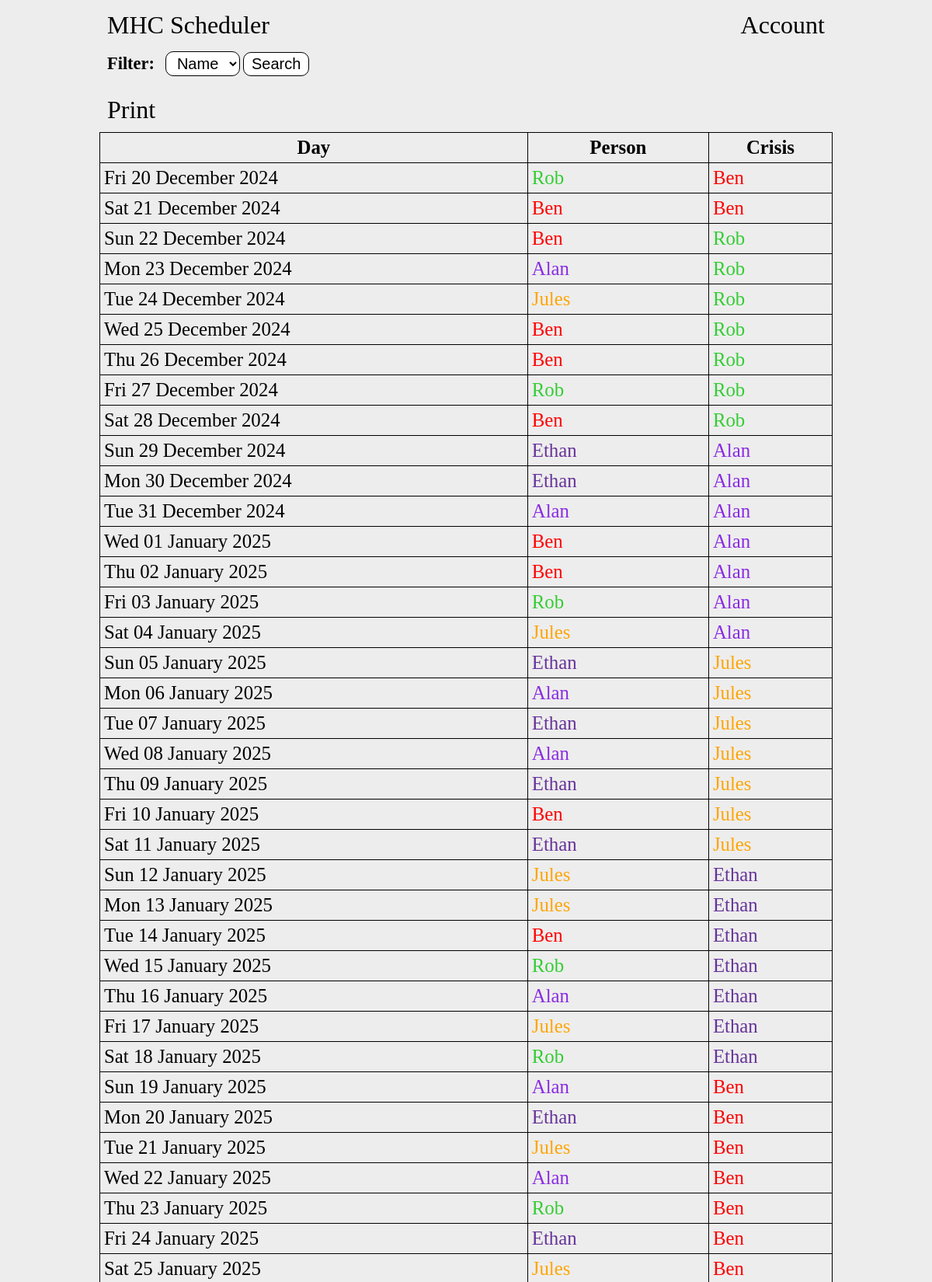
The page / (upper part) on the database its author committed.
### tables this page shows
CREATE TABLE days (id INTEGER NOT NULL, person_id INTEGER NOT NULL, date VARCHAR(255) NOT NULL, crisis_id INTEGER, completed bool, PRIMARY KEY(id), FOREIGN KEY (person_id) REFERENCES people(id));

CREATE TABLE people (id INTEGER NOT NULL, name varchar(255) NOT NULL, admin bool NOT NULL, diff int NOT NULL, password varchar(255), email varchar(255), number INTEGER, sessions bit(10), weight INTEGER, end_diff int, color varchar(255), active BOOL, activate_date varchar(255), finish_date varchar(255), PRIMARY KEY (id));

### app.py (the view)
@app.route("/", methods=["GET"])
def index():
    con = sqlite3.connect("main.db")
    con.row_factory = sqlite3.Row
    cur = con.cursor()
    cur.execute("SELECT name, id FROM people;")
    rows = cur.fetchall()
    peopleData = [dict(row) for row in rows]
    if request.args.get('person'):
        person = request.args.get('person') # Filter days so that only the selected person shows
        cur.execute("SELECT days.date, p1.id AS oncallId, p1.name AS oncall, p1.color AS oncallColor, p2.name AS crisis, p2.color AS crisisColor FROM days LEFT JOIN people p1 ON days.person_id = p1.id JOIN people p2 ON days.crisis_id = p2.id WHERE (days.person_id = ? OR days.crisis_id = ?) AND days.completed = 0 ORDER BY days.id ASC LIMIT 50", (person,person))
    else: # Display all days with a limit of 50
        cur.execute("SELECT date, p1.id AS oncallId, p1.name AS oncall, p1.color AS oncallColor, p2.name AS crisis, p2.color AS crisisColor FROM days LEFT JOIN people p1 ON days.person_id = p1.id JOIN people p2 ON days.crisis_id = p2.id AND days.completed = 0 ORDER BY days.id ASC LIMIT 50")
    rows = cur.fetchall()
    daysData = [dict(row) for row in rows]
    for day in daysData:
        day['date'] = format_date(day['date'])
    con.close()
    if session.get("admin") != None:
        adminPerms = session['admin']
        if adminPerms == 1:
            return render_template('index.html', people=peopleData, days=daysData, accountLink="./signin", controlText="Admin", controlLink="./account")
        else:
            return render_template('index.html', people=peopleData, days=daysData, accountLink="./signin", controlText="Swaps", controlLink="./account")
    else:
        return render_template('index.html', people=peopleData, days=daysData, accountLink="./signin")

### app.py (called while the page is built)
def format_date(date_str):
    date_obj = datetime.strptime(date_str, "%Y-%m-%d")
    return date_obj.strftime("%a %d %B %Y")

@app.after_request
def add_header(response):
    response.headers["Cache-Control"] = "no-store, no-cache, must-revalidate, post-check=0, pre-check=0, max-age=0"
    response.headers["Pragma"] = "no-cache"
    response.headers["Expires"] = "0"
    return response

### templates/index.html (shortened to what this page needs)
{% extends "base.html" %}
{% block body %}
<nav>
    <a href="./">MHC Scheduler</a>
    <div>
        <a href="signin">Account</a>
    </div>
</nav>
<main>
    <form method="get">
        <label for="filter">Filter: </label>
        <select name="person" id="filter">
            <option disabled selected>Name</option>
        </select>
        <input type="submit" value="Search">
    </form>
    <a href="javascript:if(window.print)window.print()" class="print">Print</a>
    <table>
        <tr>
            <th>Day</th>
            <th>Person</th>
            <th>Crisis</th>
        </tr>
        {% for day in days %}
        <tr>
            <td>{{ day['date'] }}</td>
            {% if day['oncall'] != None %}
            <td style="color: {{ day['oncallColor'] }}">{{ day['oncall'] }}</td>
            {% else %}
            <td>Volunteer</td>
            {% endif %}
            <td style="color: {{ day['crisisColor'] }}">{{ day['crisis'] }}</td>
        </tr>
        {% endfor %}
    </table>
</main>
{% endblock %}

### static/main.css (style rules this page uses)
body { background-color: rgb(237, 237, 237); padding: 0 10%; font-family:'Times New Roman', Times, serif; }
nav { color: black; display: flex; flex-direction: row; justify-content: space-between; align-items: center; height: 6vh; }
.print, nav a { color: black; text-decoration: none; padding: 10px; font-size: 2rem; border-radius: 10px; }
label, select, input, button, form a { display: inline-block; font-size: 1.25rem; padding: 3px 10px; border-radius: 10px; }
label { font-weight: bold; font-size: 1.4rem; }
select, input, button, form a { background-color: white; border: 1px solid black; }
form { margin: 10px 0 20px 0; }
form input { margin-bottom: 5px; }
table { width: 100%; margin: 10px 0; }
th, td { padding: 5px; font-size: 1.55rem; }
table, th, td { border: 1px solid black; border-collapse: collapse; }

### static/print.css (style rules this page uses)
nav, form, .print { display: none; }

### rows shown on the page
days: date "Fri 20 December 2024", oncall "Rob", crisis "Ben"
days: date "Sat 21 December 2024", oncall "Ben", crisis "Ben"
days: date "Sun 22 December 2024", oncall "Ben", crisis "Rob"
days: date "Mon 23 December 2024", oncall "Alan", crisis "Rob"
days: date "Tue 24 December 2024", oncall "Jules", crisis "Rob"
days: date "Wed 25 December 2024", oncall "Ben", crisis "Rob"
days: date "Thu 26 December 2024", oncall "Ben", crisis "Rob"
days: date "Fri 27 December 2024", oncall "Rob", crisis "Rob"
days: date "Sat 28 December 2024", oncall "Ben", crisis "Rob"
days: date "Sun 29 December 2024", oncall "Ethan", crisis "Alan"
days: date "Mon 30 December 2024", oncall "Ethan", crisis "Alan"
days: date "Tue 31 December 2024", oncall "Alan", crisis "Alan"
days: date "Wed 01 January 2025", oncall "Ben", crisis "Alan"
days: date "Thu 02 January 2025", oncall "Ben", crisis "Alan"
days: date "Fri 03 January 2025", oncall "Rob", crisis "Alan"
days: date "Sat 04 January 2025", oncall "Jules", crisis "Alan"
days: date "Sun 05 January 2025", oncall "Ethan", crisis "Jules"
days: date "Mon 06 January 2025", oncall "Alan", crisis "Jules"
days: date "Tue 07 January 2025", oncall "Ethan", crisis "Jules"
days: date "Wed 08 January 2025", oncall "Alan", crisis "Jules"
days: date "Thu 09 January 2025", oncall "Ethan", crisis "Jules"
days: date "Fri 10 January 2025", oncall "Ben", crisis "Jules"
days: date "Sat 11 January 2025", oncall "Ethan", crisis "Jules"
days: date "Sun 12 January 2025", oncall "Jules", crisis "Ethan"
days: date "Mon 13 January 2025", oncall "Jules", crisis "Ethan"
days: date "Tue 14 January 2025", oncall "Ben", crisis "Ethan"
days: date "Wed 15 January 2025", oncall "Rob", crisis "Ethan"
days: date "Thu 16 January 2025", oncall "Alan", crisis "Ethan"
days: date "Fri 17 January 2025", oncall "Jules", crisis "Ethan"
days: date "Sat 18 January 2025", oncall "Rob", crisis "Ethan"
days: date "Sun 19 January 2025", oncall "Alan", crisis "Ben"
days: date "Mon 20 January 2025", oncall "Ethan", crisis "Ben"
days: date "Tue 21 January 2025", oncall "Jules", crisis "Ben"
days: date "Wed 22 January 2025", oncall "Alan", crisis "Ben"
days: date "Thu 23 January 2025", oncall "Rob", crisis "Ben"
days: date "Fri 24 January 2025", oncall "Ethan", crisis "Ben"
days: date "Sat 25 January 2025", oncall "Jules", crisis "Ben"
